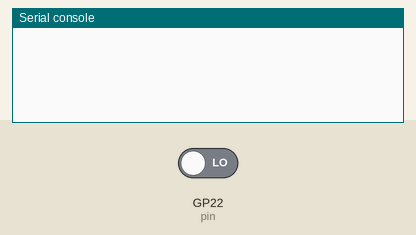
Simulated run of this program. Board: Raspberry Pi Pico running MicroPython. Parts: the last lines printed to the serial console. The test bench sets the inputs (shaded band); at power-on: GP22 (pin) LOW.

Above: at 1.2 s.
1.3 s: GP22 (pin) driven HIGH
At 3.0 s:
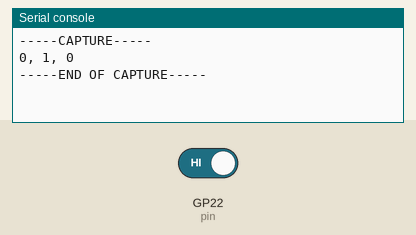
3.3 s: GP22 (pin) driven LOW
At 4.5 s:
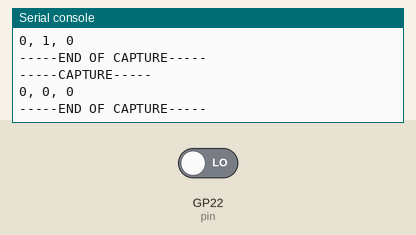

Measured:
- after the input at 1.3 s, the serial console: prints a new line after 0.50 s (image 1)
- after the input at 3.3 s, the serial console: prints a new line after 0.50 s (image 2)

The program:

infrared-receiver.py
```python
from machine import Timer, Pin, PWM
import utime
from time import sleep

stream = []
started = False
timer = Timer(-1)

def timer_callback(timer):
    global stream
    global started

    # Dump the captured edges
    print("-----CAPTURE-----")
    for i in range(len(stream)):
        diff = 0
        if i > 0:
            diff = utime.ticks_diff(stream[i][1], stream[i - 1][1])

        # Edge number, Value, Duration
        print(str(i) + ", " + str(stream[i][0]) + ", " + str(diff))

    print("-----END OF CAPTURE-----")
    started = False
    stream = []

def callback(pin):
    global stream
    global started
    global timer

    if started == False:
        # Capture for 500ms
        timer.init(period=500, mode=Timer.ONE_SHOT, callback=timer_callback)
        started = True

    stream.append((pin.value(), utime.ticks_us()))

pin = Pin(22, Pin.IN)
pin.irq(callback, trigger=Pin.IRQ_FALLING | Pin.IRQ_RISING)

while True:
    sleep(1)
```
